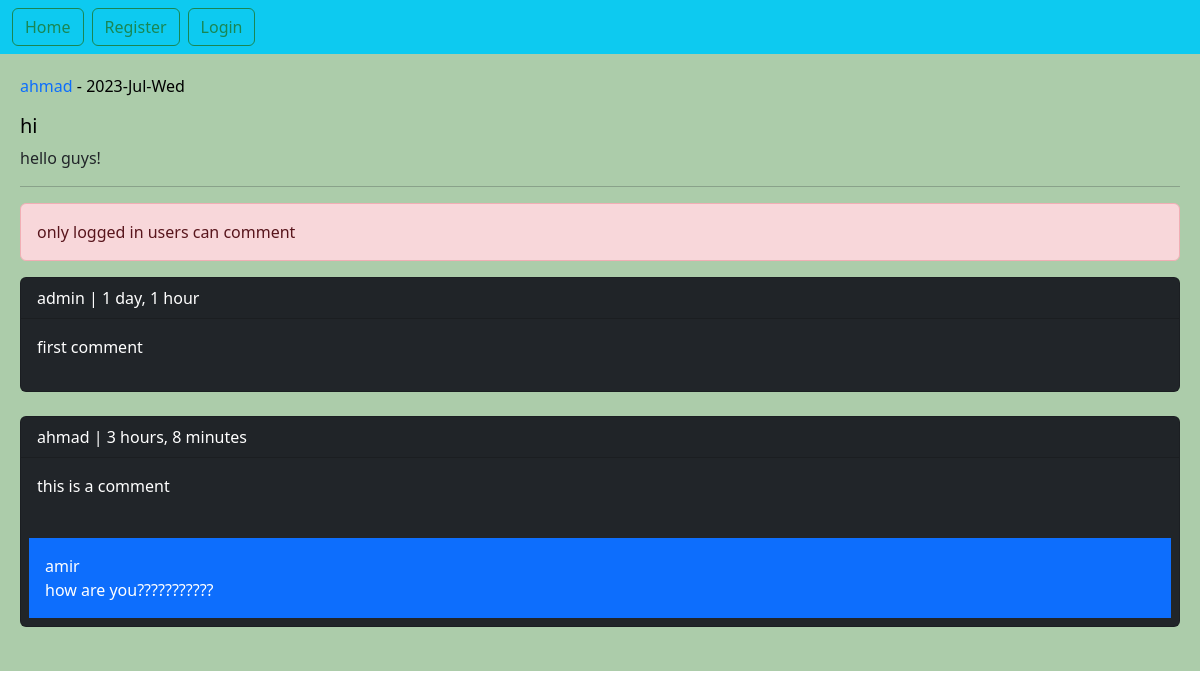
The page /post/12/hello-guys/ on the database its author committed.
### home/models.py (models this page shows, shortened)
class Post(models.Model):
    user = models.ForeignKey(User, on_delete=models.CASCADE,
                             related_name='posts')  # اگر یک یوزر حذف شد پست هایش نیز حذف می شود.
    title = models.CharField(max_length=240)
    body = models.TextField()
    slug = models.SlugField()
    created = models.DateTimeField(auto_now_add=True)
    updated = models.DateTimeField(auto_now=True)
    class Meta:
        ordering = ['-created']  # مرتب سازی پست ها بر اساس تاریخ

class Comment(models.Model):
    user = models.ForeignKey(User, on_delete=models.CASCADE, related_name='ucomments')
    post = models.ForeignKey(Post, on_delete=models.CASCADE, related_name='pcomments')
    reply = models.ForeignKey('self', on_delete=models.CASCADE, related_name='rcomments', blank=True, null=True)
    is_reply = models.BooleanField(default=False)
    body = models.TextField(max_length=400)
    created = models.DateTimeField(auto_now_add=True)

### home/views.py (the view, shortened to what this page needs)
# urls.py: path('post/<int:post_id>/<slug:post_slug>/', views.PostDetailView.as_view(), name='post_detail'),
class PostDetailView(View):
    form_class = CommentCreateForm
    form_class_reply = CommentReplyForm
    def setup(self, request, *args, **kwargs):
        self.post_instance = get_object_or_404(Post, pk=kwargs['post_id'], slug=kwargs['post_slug'])
        return super().setup(request, *args, **kwargs)
    def get(self, request, *args, **kwargs):
        comments = self.post_instance.pcomments.filter(is_reply=False)
        return render(request, 'home/detail.html',
                      {'post': self.post_instance,
                       'comments': comments,
                       'form': self.form_class,
                       'reply_form': self.form_class_reply
                       })

### home/templates/home/detail.html (shortened to what this page needs)
{% extends 'base.html' %}
{% block content %}
    <p style="color: black;"><a href="{% url 'account:user_profile' post.user.id %}" style="text-decoration: none">{{ post.user }}</a> - {{ post.updated|date:"Y-M-D" }}</p>
    <h5 style="color: black">{{ post.title }}</h5>
    <p>{{ post.body }}</p>
        <hr>
    {% if request.user.is_authenticated %}
        <a href="{% url 'home:post_like' post.id %}" class="btn btn-primary col-md-2">Like {{ post.likes_count }}</a>
        <form action="" method="post">
            {% csrf_token %}
            {{ form.as_div }}
            <input type="submit" value="send">
        </form>
         <br>
    {% else %}
        <p class="alert alert-danger">only logged in users can comment</p>
    {% endif %}
    {% for comment in comments %}
        <div class="card bg-dark text-white">
        <p class="card-header">{{ comment.user }} | {{ comment.created | timesince }}</p>
        <p class="card-body">{{ comment.body }}</p>
            {% with replies=comment.rcomments.all %}
            {% for reply in replies %}
                <p class="bg-primary p-3 m-2">{{ reply.user }}<br> {{ reply.body  }}</p>
            {% endfor %}
            {% endwith %}
        </div>
        <br>
    {% empty %}
        <p>No comments yet!</p>
    {% endfor %}
{% endblock %}

### rows shown on the page
Post: user "ahmad", updated "2023-Jul-Wed", title "hi", body "hello guys!"
Comment: user "admin", created "1 day, 1 hour", body "first comment"
Comment: user "ahmad", created "3 hours, 8 minutes", body "this is a comment"
Comment: user "amir", body "how are you???????????"
